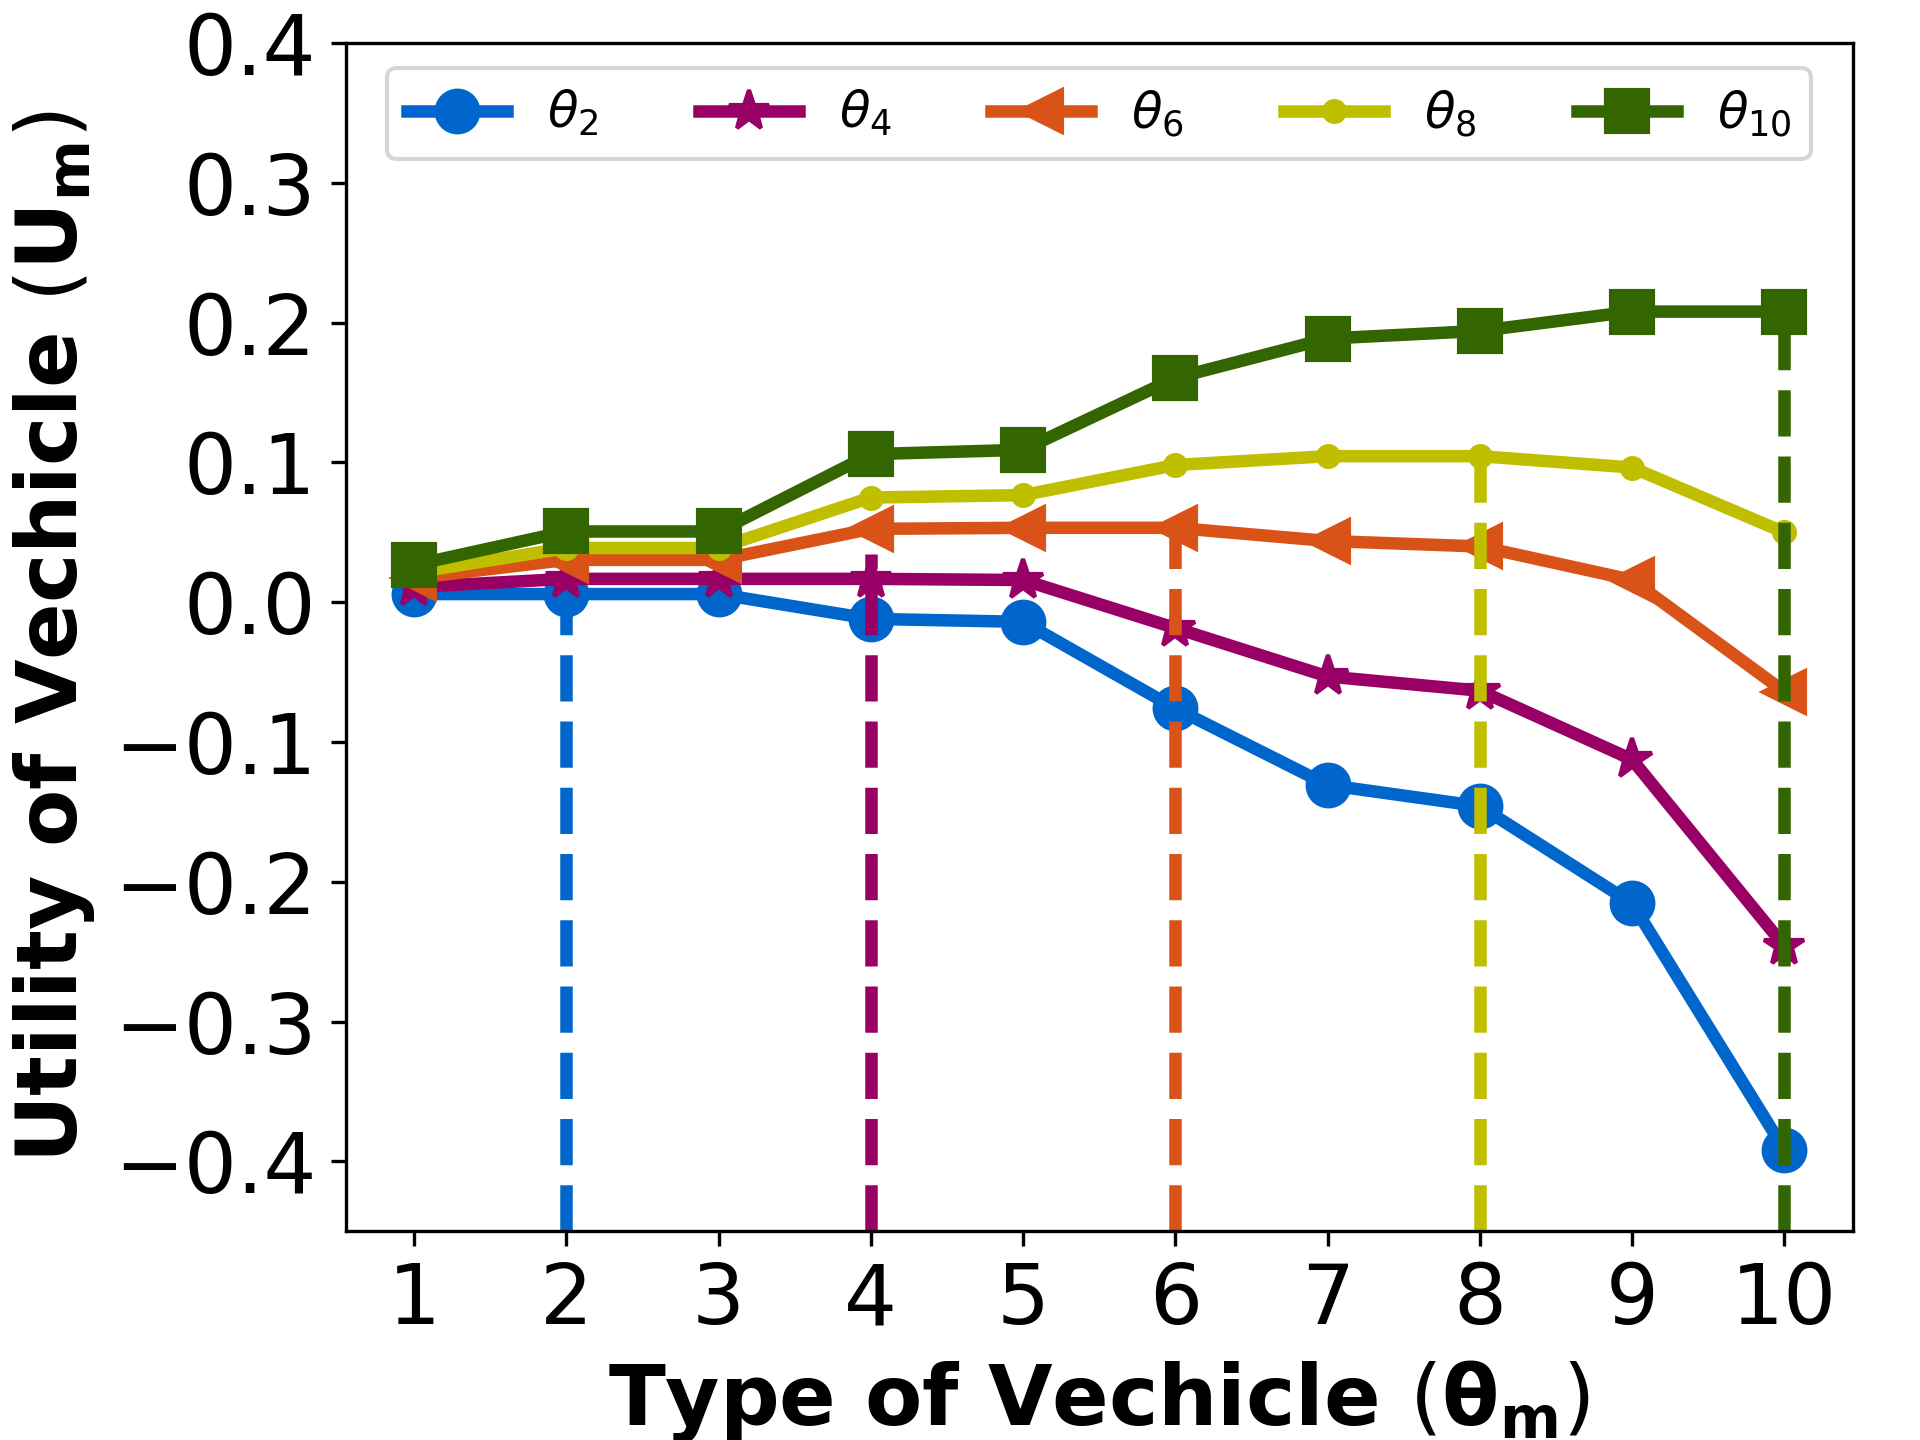

Write the Python code that produced this figure.
import matplotlib.pyplot as plt
import game.Config.constants as cst
# 四组数据
v_number = cst.v_number
cst.Vechicle.read(v_number)
Theta_m = cst.Theta_m
Q_total_m = cst.Q_total_m
f_m, p_m = [0.3663281316293854, 0.537053260594265, 0.5370793272004318, 0.8714450740138977, 0.8903638495297987,
            1.233993395268722, 1.4344773201995156, 1.480073315890596, 1.6514995133208286, 1.965446790673886], [
               0.05092982795217462, 0.1027251009857435, 0.10273418227905515, 0.24312830890975193, 0.25223830156038934,
               0.4354613102653315, 0.5603149701008263, 0.5897510252059383, 0.7005549029682445, 0.905631462924501]

V2, V4, V6, V8, V10 = [p_m[i] - (f_m[i] ** 2 / Theta_m[1]) for i in range(len(Theta_m))], [
    p_m[i] - (f_m[i] ** 2 / Theta_m[3])
    for i in range(len(Theta_m))], [
                          p_m[i] - (f_m[i] ** 2 / Theta_m[5]) for i in range(len(Theta_m))], [
                          p_m[i] - (f_m[i] ** 2 / Theta_m[7])
                          for i in range(len(Theta_m))], [
                          p_m[i] - (f_m[i] ** 2 / Theta_m[9]) for i in range(len(Theta_m))]

# plt.plot(range(1, len(V2) + 1), V2, label=r'$\theta_{2}$', marker='.')
# plt.axvline(x=2, ymin=0, ymax=0.55, linestyle='--')
#
# plt.plot(range(1, len(V4) + 1), V4, label=r'$\theta_{4}$',  marker='*')
# plt.axvline(x=4, ymin=0, ymax=0.56,  linestyle='--')
#
# plt.plot(range(1, len(V6) + 1), V6, label=r'$\theta_{6}$',  marker='<')
# plt.axvline(x=6, ymin=0, ymax=0.60,  linestyle='--')
#
# plt.plot(range(1, len(V8) + 1), V8, label=r'$\theta_8$', marker='.')
# plt.axvline(x=8, ymin=0, ymax=0.65,  linestyle='--')
#
# plt.plot(range(1, len(V10) + 1), V10, label=r'$\theta_{10}$',  marker='^')
# plt.axvline(x=10, ymin=0, ymax=0.77, linestyle='--')
#
plt.plot(range(1, len(V2) + 1), V2, label=r'$\theta_{2}$', c='#0066cc', marker='o')
plt.axvline(x=2, ymin=0, ymax=0.55, color='#0066cc', linestyle='--')

plt.plot(range(1, len(V4) + 1), V4, label=r'$\theta_{4}$', c='#990066', marker='*')
plt.axvline(x=4, ymin=0, ymax=0.57, color='#990066', linestyle='--')

plt.plot(range(1, len(V6) + 1), V6, label=r'$\theta_{6}$', c='#d95319', marker='<')
plt.axvline(x=6, ymin=0, ymax=0.60, color='#d95319', linestyle='--')

plt.plot(range(1, len(V8) + 1), V8, label=r'$\theta_8$', c='y', marker='.')
plt.axvline(x=8, ymin=0, ymax=0.65, color='y', linestyle='--')

plt.plot(range(1, len(V10) + 1), V10, label=r'$\theta_{10}$', c='#336600', marker='s')
plt.axvline(x=10, ymin=0, ymax=0.77, color='#336600', linestyle='--')

# 调整部分刻度的间隔
# 添加标题和轴标签
plt.xlabel(r'Type of Vechicle $(\mathbf{\theta_m})$', fontweight='bold', fontsize=15.5)
plt.ylabel(r'Utility of Vechicle $(\mathbf{U_{m}})$', fontweight='bold', fontsize=15.5)
plt.xticks(range(1, len(V8) + 1, 1), fontsize=13.5)  # 修改x轴刻度字体大小
plt.yticks(fontsize=13.5)  # 修改y轴刻度字体大小
plt.subplots_adjust(bottom=0.13, left=0.14)
# 添加图例并设置字体大小
plt.legend(fontsize='16')
# 设置图例并显示
plt.ylim(-0.45, 0.4)
plt.legend(loc='upper center', ncol=5, fontsize=12)
# 显示图形
# 保存图像时设置dpi参数
plt.savefig("ContractFeasibility.png", dpi=300)
plt.show()
